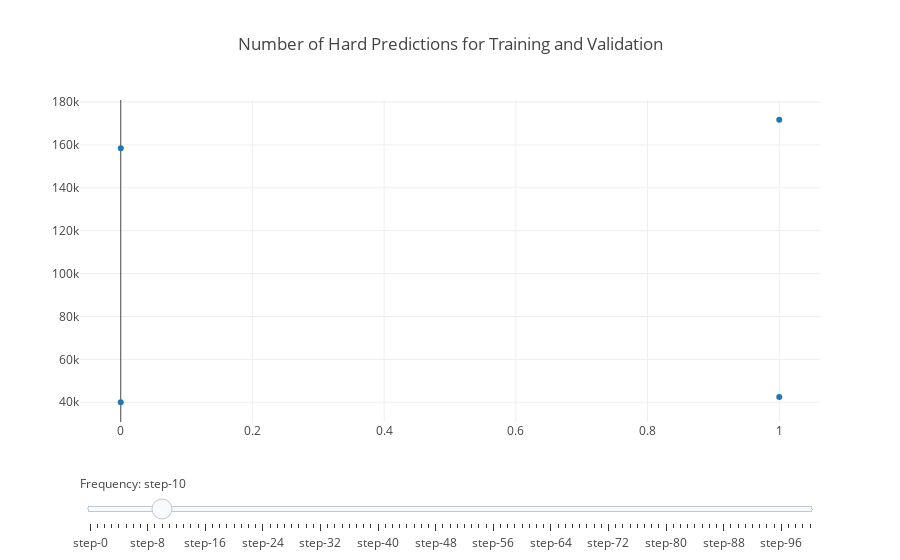

Source (notebook cell):
### Code cell
layout = dict(sliders=sliders)
layout.update(yaxis=dict(
        autorange = True,
        #range = [0,max_y],
        tick0=0),
              title='Number of Hard Predictions for Training and Validation'
             )

#fig = dict([go.Histogram(x=data)])
#data = [go.Histogram(data["bins"])]

#fig = go.Histogram(y=data, layout=layout)
fig = dict(data=data, layout=layout)


iplot(fig, filename='Sine Wave Slider')
